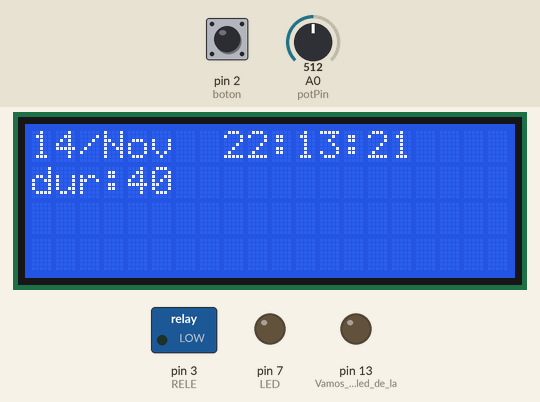
Recording of a sketch running on a simulated Arduino Uno, built with avr-gcc and run on an emulated ATmega328P. On the bench: 20×4 character LCD, switched loads named in the sketch (green lamp = pin HIGH), output pins drawn as LEDs (lit = HIGH). The inputs (shaded band) are chosen by the test bench; at power-on: pin 2 (boton) HIGH, A0 (potPin) = 512. The local clock reads 2024-03-15 10:24:30 at power-on unless the sketch sets it; what the sketch prints to the serial monitor is not drawn.

Above: at 1.3 s.
1.4 s: pin 2 (boton) pulled LOW for 0.15 s
At 2.5 s:
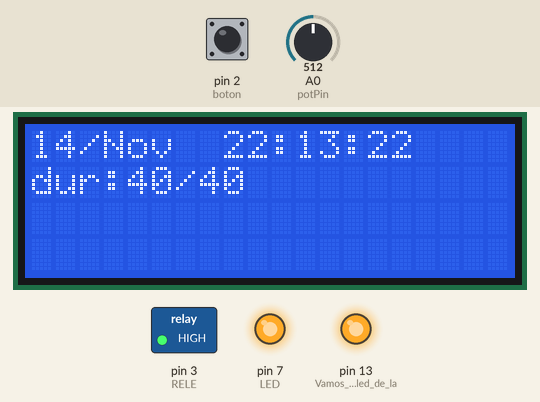
4.1 s: A0 (potPin) set to 716
At 5.3 s:
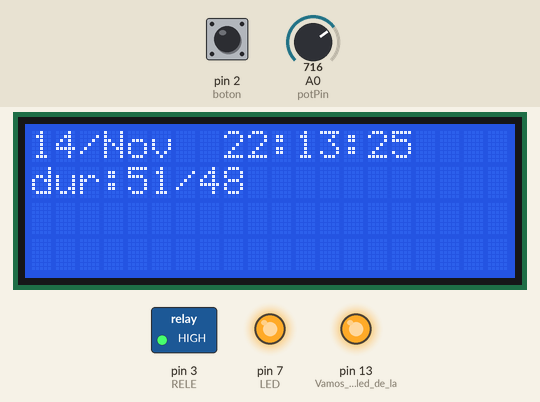
5.6 s: pin 2 (boton) pulled LOW for 1 s
At 6.86 s:
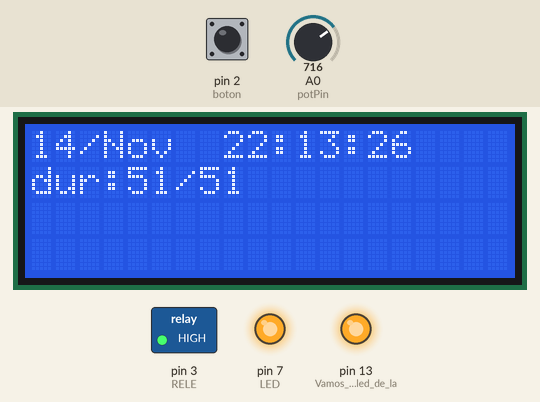
7.2 s: A0 (potPin) set to 900
At 8.5 s:
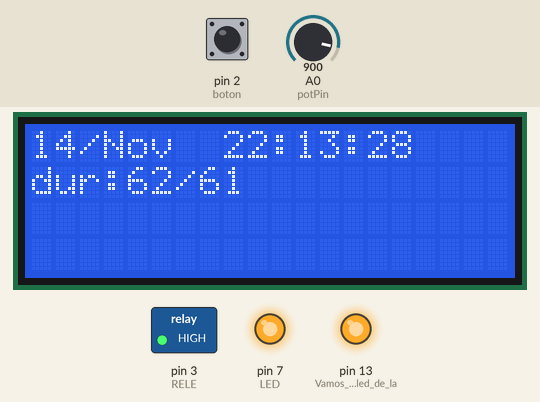
8.7 s: A0 (potPin) set to 940
At 9.5 s:
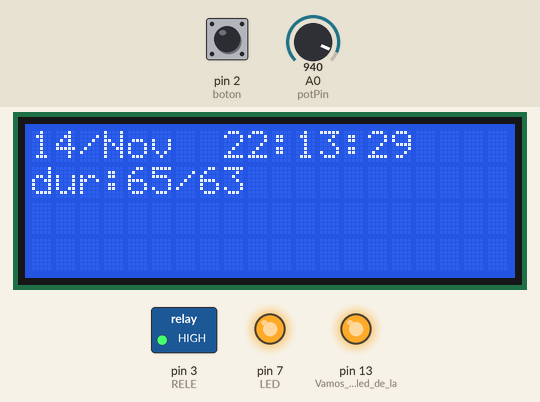
10.5 s: A0 (potPin) set to 966
At 11.5 s:
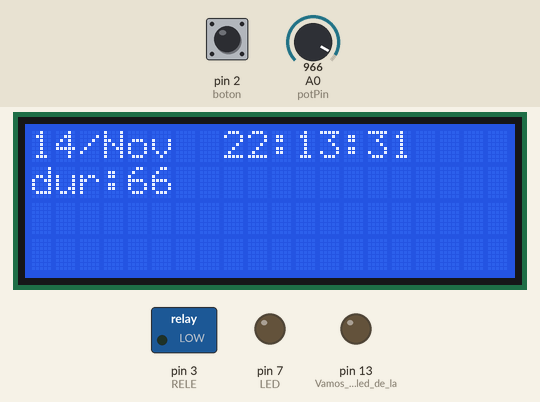
Timing chart, 0 to 13.0 s (numbered marks = the images above; inputs shaded):
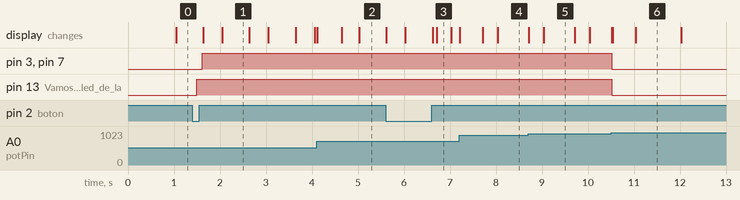

The sketch:

capitan-man-pico.ino
```cpp
/*
 * 5. Leyendo un boton con antirebote por software y determinando su estado.
 *
 *
 * NOTA: en el ejemplo "anterior" estado guardaba el valor de la variable, como
 * ahora vamos a tener un estado de verdad cambiamos ese nombre de variable a
 * valor para hora usar un estado como estado propiamente dicho.
 */

#define APRETADO    0
#define SUELTO      1
#define APRETANDOLO 2
#define SOLTANDOLO  3


#include <time.h>                       // time() ctime()
#ifdef ESP8266
#include <sys/time.h>                   // struct timeval
#endif
#include <Wire.h> // Comunicacion I2C
#include "RTClib.h" // libreria ADAFRUIT para DS3231
//#include <CronAlarms.h>
#include <LiquidCrystal_I2C.h>

RTC_DS3231 RTC; // creamos el objeto RTC
LiquidCrystal_I2C lcd(0x27,20,4);

char buf3[20], *_months[] =  {"Ene", "Feb", "Mar", "Abr", "May", "Jun", "Jul", "Ago", "Sep", "Oct", "Nov", "Dic"};
bool REGANDO = false;
unsigned long DELAY = 0;
int RELE = 3;
int DURATION = 24;
const int boton = 2; // Botón asignado en el pin 2.
int   anterior;      // guardamos el estado anterior.
int   valor;         // valor actual del botón.
int   estado;
unsigned long temporizador;
unsigned long tiemporebote = 50;
int _hour = 20;
int _minute = 2;
int _second = 40;
const int potPin = A0; //pin A0 to read analog input
int LED = 7;


void setup() {
  Serial.begin(9600);
  pinMode(RELE, OUTPUT);
  pinMode(boton,INPUT_PULLUP);
  pinMode(13, OUTPUT); // Vamos a usar el led de la placa como señalización.
  pinMode(LED , OUTPUT);
  valor    = HIGH;
  anterior = HIGH;
  lcd.init();                      // initialize the lcd
  // Print a message to the LCD.
  lcd.backlight();
  lcd.setCursor(1,0);
  lcd.print("IRRIGATE START");
  lcd.setCursor(7, 1);
  lcd.print("V.1");

  if (!RTC.begin()) {
    Serial.println("No se encuentra RTC");
    while (1);
  }else{
    RTC.adjust(DateTime(F(__DATE__), F(__TIME__)));
    DateTime now = RTC.now();
    struct tm tm_newtime; // set time to Saturday 8:29:00am Jan 1 2011
    tm_newtime.tm_year = now.year() - 1900;
    tm_newtime.tm_mon = now.month() - 1;
    tm_newtime.tm_mday = now.day();
    tm_newtime.tm_hour = now.hour();
    tm_newtime.tm_min = now.minute();
    tm_newtime.tm_sec = now.second();
    tm_newtime.tm_isdst = 0;
    #ifdef ESP8266
      timeval tv = { mktime(&tm_newtime), 0 };
      timezone tz = { 0, 0};
      settimeofday(&tv, &tz);
    #elif defined(__AVR__)
      set_zone(0);
      set_dst(0);
      set_system_time( mktime(&tm_newtime) );
    #endif
    lcd.init();

    //Cron.create("3 51 16 * * *", start, false);  // 8:30am every day
  }
}
String getDigits(int digits){
  // utility function for digital clock display: prints colon and leading 0
  String str = "";
  if(digits < 10)
    str = '0';
  return str + (String) digits;
}

void drawTime() {
  #ifdef __AVR__
    system_tick(); // must be implemented at 1Hz
  #endif
  DateTime now = RTC.now();

  lcd.setCursor(0,0);

  String _h = getDigits(now.hour());
  String _m = getDigits(now.minute());
  String _s = getDigits(now.second());
  String _d = getDigits(now.day());
  String _M = _months[now.month() -1];
  String _y = (String) now.year();
  lcd.print(_d + "/" + _M + "  "+ _h + ":"+ _m + ":" +_s);

}
void setDuration() {
  int  _value = analogRead(potPin);          //Read and save analog value from potentiometer
  _value = map(_value, 0, 1023, 10, 70); //Map value 0-1023 to 0-255 (PWM)
  DURATION = _value;
  lcd.setCursor(0, 1);
  lcd.print("dur:" + getDigits(DURATION) + cutdown());
}
void start () {
  Serial.println("ENCIENDO");
  DELAY = millis();   // start delay
  digitalWrite(LED , HIGH);

  digitalWrite(LED_BUILTIN, HIGH);
  digitalWrite(RELE, HIGH);

  REGANDO = true;
}

void stops() {
  digitalWrite(RELE, LOW);
  digitalWrite(LED_BUILTIN, LOW);
  digitalWrite(LED , LOW);
}

String cutdown() {

  String str = "";
  if (REGANDO) {
    int tr = DURATION -  ((millis() - DELAY)/1000);
    str =  "/" + getDigits(tr);
  } else {
    str = "   ";
  }
  return str;
}


void loop() {
  DateTime now = RTC.now();
  if(!REGANDO  && now.minute() == _minute && now.hour() == _hour && now.second() == _second) {
     start();
  }
  // Si el estado es igual a lo leido, la entrada no ha cambiado lo que
  // significa que no hemos apretado el botón (ni lo hemos soltado); asi que
  // tenemos que parar el temporizador.
  if ( valor==digitalRead(2) ) {
    temporizador = 0;
  }
  // Si el valor distinto significa que hemos pulsado/soltado el botón. Ahora
  // tendremos que comprobar el estado del temporizador, si vale 0, significa que
  // no hemos guardado el tiempo en el que sa ha producido el cambio, así que
  // hemos de guardarlo.
  else
  if ( temporizador == 0 ) {
    // El temporizador no está iniciado, así que hay que guardar
    // el valor de millis en él.
    temporizador = millis();
  }
  else
  // El temporizador está iniciado, hemos de comprobar si el
  // el tiempo que deseamos de rebote ha pasado.
  if ( millis()-temporizador > tiemporebote ) {
    // Si el tiempo ha pasado significa que el estado es lo contrario
    // de lo que había, asi pues, lo cambiamos.
    valor = !valor;
  }

  // Ahora comprobamos el estado. Recordad que si el boton vale "1" estará suelto,
  // "0" y el botón estará apretado. Si pasa de "1" a "0" es que lo estamos aprentando
  // y si es al contrario es que lo estamos soltando.
  if ( anterior==LOW  && valor==LOW  ) estado = APRETADO;
  if ( anterior==LOW  && valor==HIGH ) estado = SOLTANDOLO;
  if ( anterior==HIGH && valor==LOW  ) estado = APRETANDOLO;
  if ( anterior==HIGH && valor==HIGH ) estado = SUELTO;

  // Recuerda que hay que guardar el estado anterior.
  anterior = valor;

  // Ahora vamos a ver que podemos hacer con el estado.
  switch ( estado ) {
    //case SUELTO:   Serial.println("LIBRE");  break; // Apagamos el led.
    case APRETANDOLO: Serial.println("Has apretado el botón"); break; // Mandamos un mensaje.
    case APRETADO: digitalWrite(13, HIGH); break; // Encendemos el led.
    case SOLTANDOLO: start(); break; // Mandamos un mensaje.
    default: break;
  }
  if (REGANDO && ((millis() - DELAY) >= (DURATION * 1000))) {
    REGANDO = false;
    stops();
  }


  drawTime();
  setDuration();
  //Cron.delay();

  //Alarm.delay(1000);
}
```

Measured:
- the behaviour switches between 954 and 955 on A0 (potPin) (found by bisection; images 5 and 6)
- after the input at 1.4 s, pin 3 (RELE), pin 7 (LED): LOW → HIGH after 0.21 s; pin 13 (Vamos_a_usar_el_led_de_la): LOW → HIGH after 0.09 s; the display: first changes after 0.24 s (image 1 shows a later state)
- after the input at 10.5 s, pin 3 (RELE), pin 7 (LED), pin 13 (Vamos_a_usar_el_led_de_la): HIGH → LOW at once; the display: first differs from a run without the input at once (image 6 shows a later state)
- what the display in image 1 shows lasts 0.5 s, from 2.1 s to 2.6 s
